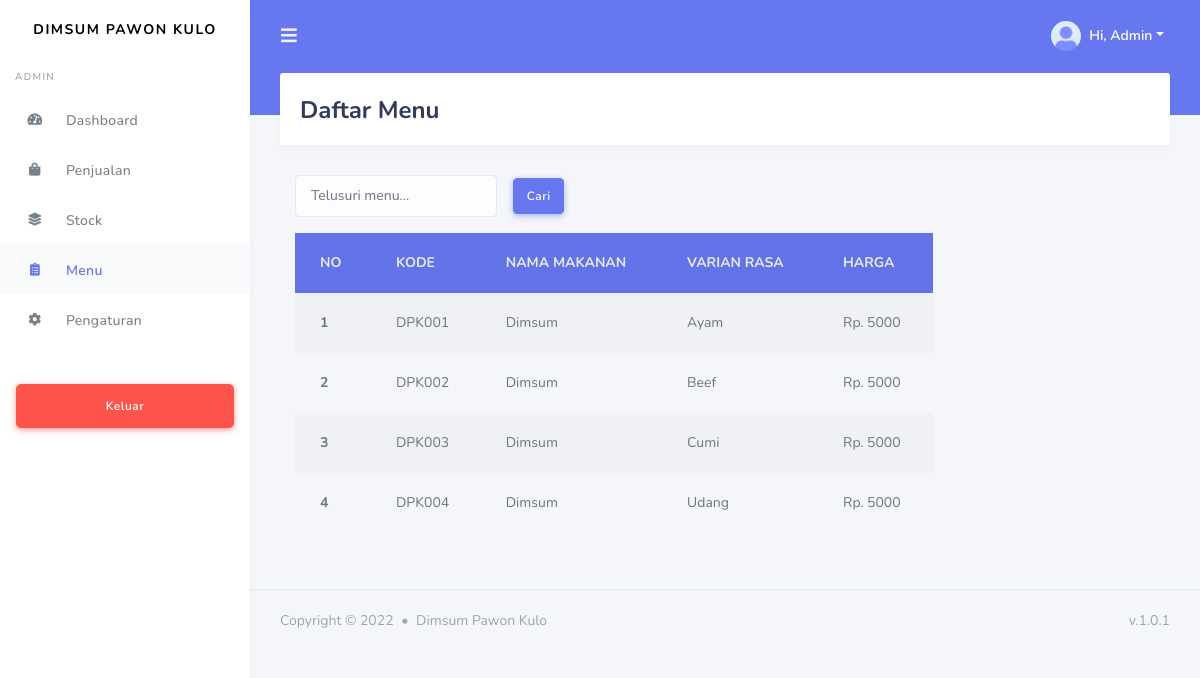
Screenshot of /view/admin/menu.php (signed in) with the database file from the repository.
### tables this page shows
CREATE TABLE `menu` (
  `id` varchar(10) NOT NULL,
  `makanan` varchar(15) NOT NULL,
  `varian_rasa` varchar(15) NOT NULL,
  `harga` int(11) NOT NULL
);

### view/admin/menu.php (the view, shortened to what this page needs)
<?php
    include "../../conn/koneksi.php";
  if(isset($_POST['cari'])){
    $keyword = $_POST['keyword'];
    $query = $conn->query("SELECT * FROM menu WHERE makanan LIKE '%$keyword%' OR varian_rasa LIKE '%$keyword%' OR harga LIKE '%$keyword%'");
  }else{
    $query = $conn->query("SELECT * FROM menu");
  }
    $menus = array();
    while ($data = $query->fetch_array()){
      $menus[] = $data;
    }
?>
<!DOCTYPE html>
<html lang="en">
<head>
  <?php
    include "../master/header.php";
  ?>
</head>
<body>
  <div id="app">
    <div class="main-wrapper">
      <div class="navbar-bg"></div>
      <nav class="navbar navbar-expand-lg main-navbar">
        <form class="form-inline mr-auto">
          <ul class="navbar-nav mr-3">
            <li><a href="#" data-toggle="sidebar" class="nav-link nav-link-lg"><i class="fas fa-bars"></i></a></li>
          </ul>
        </form>
        <ul class="navbar-nav navbar-right">
          <li class="dropdown"><a href="#" data-toggle="dropdown" class="nav-link dropdown-toggle nav-link-lg nav-link-user">
            <img alt="image" src="../../assets/img/avatar/avatar-1.png" class="rounded-circle mr-1">
            <div class="d-sm-none d-lg-inline-block">Hi, <?= $_SESSION['fname']; ?></div></a>
          </li>
        </ul>
      </nav>
      <div class="main-sidebar">
        <aside id="sidebar-wrapper">
          <div class="sidebar-brand">
            <a href="index.html">Dimsum Pawon Kulo</a>
          </div>
          <ul class="sidebar-menu">
              <li class="menu-header"><?=$_SESSION['level']; ?></li>
              <li class="nav-item">
                <a href="dashboard.php" class="nav-link"><i class="fas fa-tachometer-alt"></i><span>Dashboard</span></a>
              </li>
             <li class=""><a class="nav-link" href="penjualan.php"><i class="fas fa-shopping-bag"></i><span>Penjualan</span></a></li>
              <li class=""><a class="nav-link" href="stock.php"><i class="fas fa-layer-group"></i><span>Stock</span></a></li>
              <li class="active"><a class="nav-link" href="menu.php"><i class="fas fa-clipboard-list"></i><span>Menu</span></a></li>
              <li class=""><a class="nav-link" href="setting.php"><i class="fas fa-cog"></i> <span>Pengaturan</span></a></li>
            </ul>
            <div class="mt-4 mb-4 p-3 hide-sidebar-mini">
              <a href="../../logout.php" class="btn btn-danger btn-lg btn-block btn-icon-split">
              <i class="fas fa-sign-out"></i> Keluar
              </a>
          </div>
        </aside>
      </div>
      <div class="main-content">
        <section class="section">
          <div class="section-header">
            <h1>Daftar Menu</h1>
          </div>
          <div class="section-body">
              <div class="container">
                <div class="row" data-aos="fade-up" data-aos-duration="1000">
                  <div class="col-lg-9">
                    <form class="form-inline mb-3" action="" method="post">
                        <input type="text" name="keyword" placeholder="Telusuri menu..." class="form-control mr-3" autofocus>
                        <button type="submit" name="cari" class="btn btn-primary">Cari</button>
                    </form>
                    <table class="table table-striped">
                        <thead class="bg-primary">
                          <tr>
                            <th scope="col" class="text-light">NO</th>
                            <th scope="col" class="text-light">KODE</th>
                            <th scope="col" class="text-light">NAMA MAKANAN</th>
                            <th scope="col" class="text-light">VARIAN RASA</th>
                            <th scope="col" class="text-light">HARGA</th>
                          </tr>
                        </thead>
                        <tbody>
                          <?php
                            $no = 1;
                            foreach($menus as $menu) :
                          ?>
                            <tr>
                                <th scope="row"><?=$no; ?></th>
                                <td><?=$menu['id']; ?></td>
                                <td><?=$menu['makanan']; ?></td>
                                <td><?=$menu['varian_rasa']; ?></td>
                                <td><?="Rp." . " " . $menu['harga']; ?></td>
                            </tr>
                            <?php
                              $no++;
                              endforeach
                            ?>
                        </tbody>
                    </table>
                  </div>
                </div>
              </div>
          </div>
        </section>
      </div>
     <?php include "../master/footer.php" ?>
</body>
</html>

### rows the page displays
menu: id "DPK001", makanan "Dimsum", varian_rasa "Ayam", harga "5000"
menu: id "DPK002", makanan "Dimsum", varian_rasa "Beef", harga "5000"
menu: id "DPK003", makanan "Dimsum", varian_rasa "Cumi", harga "5000"
menu: id "DPK004", makanan "Dimsum", varian_rasa "Udang", harga "5000"

### other values shown
$_SESSION['fname'] "Admin"
$_SESSION['level'] "ADMIN"
